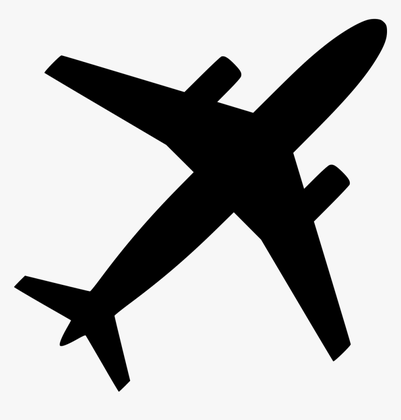
%> input picture HW5/airplane2.png, 401 x 420 px, shrunk from 860 x 901 before the run
$ octave --eval "main;"   (GNU Octave 9; MATLAB toolbox functions it lacks are replaced by stand-ins)
%> lines starting %> are read from the running program, lines starting %| are printed output that depends on the picture; in (x1, y1, x2, y2) boxes, pixels count from 0 and x2, y2 are one past the last pixel; in counts of white or black regions, pixels touching at a corner belong together; the program's own positions count from 1
function main
    % read image
    image = imread("airplane2.png");
%> image is the input picture: size 420x401x3 uint8; min 0, max 255, mean 180.7
    image = rgb2gray(image);
%> image: size 420x401 uint8

    % make it binary
    binary_image = (image > 128);
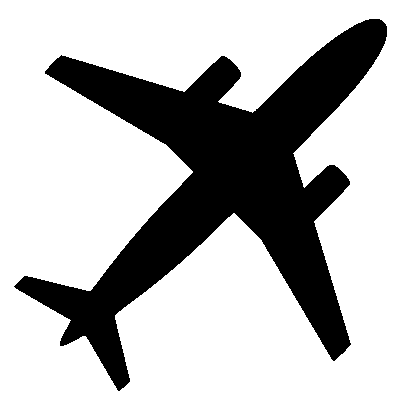
%> binary_image: size 420x401 logical; 73.1% white; 1 black region, box (x1, y1, x2, y2) and area: (14, 19, 387, 391) 45280

    % part a
    % create feature vector
    features = extract_features(binary_image);
%> after the loop in extract_features, `for i=1:size(image, 1)`: counter = 45281

    % Part b
    % compute pca
    % compute mean
    avg = mean(features);
%> avg = [222.2 184.7]
    x_p = double(features) - avg;

    % compute covariance
    c_x = (x_p' * x_p);
%> c_x = [347857343.9 -95772159.1; -95772159.1 347032282.8]

    % part c
    % compute eigen value and eigen vectors
    [U,S,V] = svd(c_x);
%> U = [-0.709 0.706; 0.706 0.709]; S = [443217860.9 0; 0 251671765.8]; V = [-0.709 0.706; 0.706 0.709]
    y = x_p * U;
    e1 = U(:,1);
%> e1 = [-0.709; 0.706]
    e2 = U(:,2);
%> e2 = [0.706; 0.709]
%> `main;`:
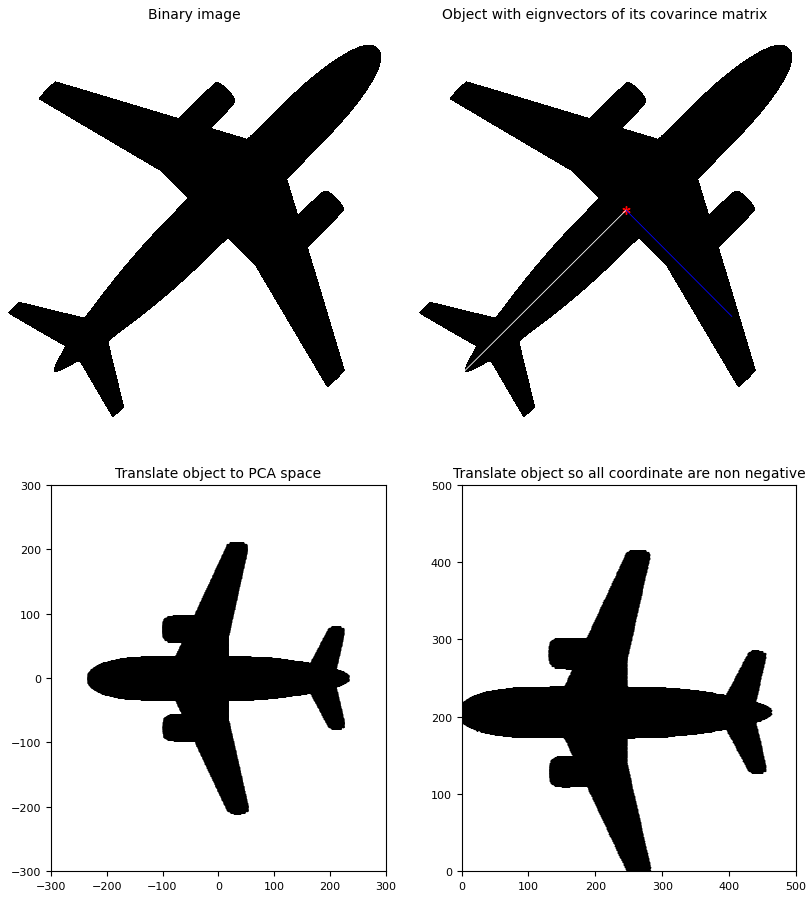
%> figure redrawn from the program's plot data, 4 panels

    % Plot
    figure;
    subplot(221);
    imshow(binary_image, []);
    title("Binary image");
    subplot(222);
    hold on;
    imshow(binary_image, []);
    plot(avg(1),avg(2),'r*');
    line([avg(1), avg(1) + e1(1) * 250],[avg(2) avg(2) + e1(2) * 250], 'Color', 'w');
    line([avg(1), avg(1) + e2(1) * 150],[avg(2) avg(2) + e2(2) * 150], 'Color', 'blue');
    title("Object with eignvectors of its covarince matrix");
    subplot(223);
    show_image_from_points(y);
    title("Translate object to PCA space");
    t = y - min(y) + 1;
    subplot(224);
    show_image_from_points(t);
    title("Translate object so all coordinate are non negative");
end

function output = extract_features(image)
    % Description : Extract feature vector of image.
    % Inputs :
    %       image : the bonary image
    % Outputs :
    %       output : features vector. each (x, y) coordinate in image is a
    %       feature in features vector.

    output = zeros(size(image, 1) * size(image, 2) - sum(sum(image)), 2, 'int16');
    counter = 1;
    for i=1:size(image, 1)
        for j=1:size(image, 2)
            if(image(i,j) == 0)
                output(counter, :) = [j,i];
                counter = counter + 1;
            end
        end
    end
end

function output = create_image_from_points(points)
    % Description : given a set of points, create a image from that
    % Inputs :
    %           points : points which should be 1
    % Output :
    %           output : constructed image

    normalized = points - min(points) + 1;
    output = ones(ceil(max(normalized(:,2))), ceil(max(normalized(:,1))), 'uint8');
    for i=1:size(normalized, 1)
        output(ceil(normalized(i,2)), ceil(normalized(i,1))) = 0;
    end
end

function show_image_from_points(y)
    % Description : Show an object base on its points
    % Inputs :
    %           y : object's point

    axis([min(y(:,1)) max(y(:,1)) min(y(:,2)) max(y(:,2))]);
    plot(y(:,1),y(:,2),'black*');
end

$ run again, with HW5/airplane.png copied over HW5/airplane2.png
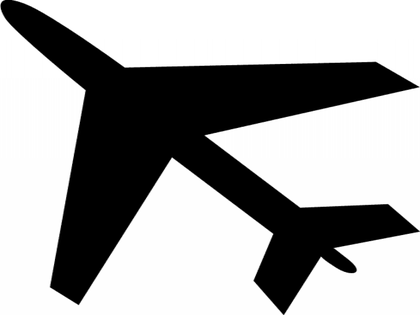
%> input picture HW5/airplane.png, 420 x 315 px, shrunk from 1024 x 768 before the run
%> in main, image is the input picture: size 315x420x3 uint8; min 0, max 255, mean 165.5
%> image: size 315x420 uint8
%> in main, `binary_image = (image > 128);`:
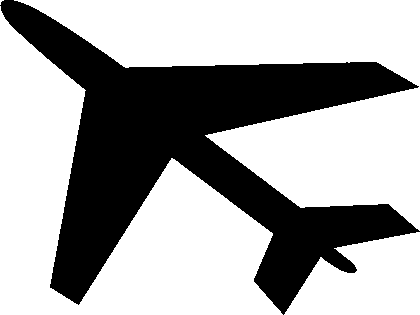
%> binary_image: size 315x420 logical; 65.1% white; 1 black region, box (x1, y1, x2, y2) and area: (0, 0, 420, 315) 46221
%> after the loop in extract_features, `for i=1:size(image, 1)`: counter = 46222
%> avg = [197.8 153]
%> c_x = [481417929.6 55648288.8; 55648288.8 245548625]
%> U = [-0.976 -0.219; -0.219 0.976]; S = [493887703.1 0; 0 233078851.5]; V = [-0.976 -0.219; -0.219 0.976]
%> e1 = [-0.976; -0.219]
%> e2 = [-0.219; 0.976]
%> `main;`:
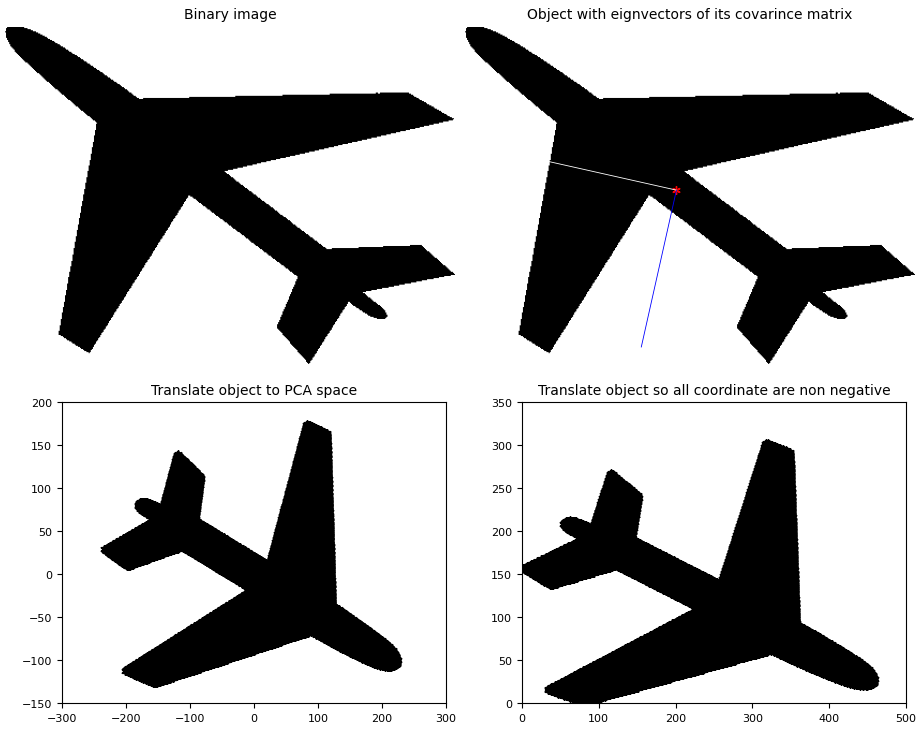
%> figure redrawn from the program's plot data, 4 panels
